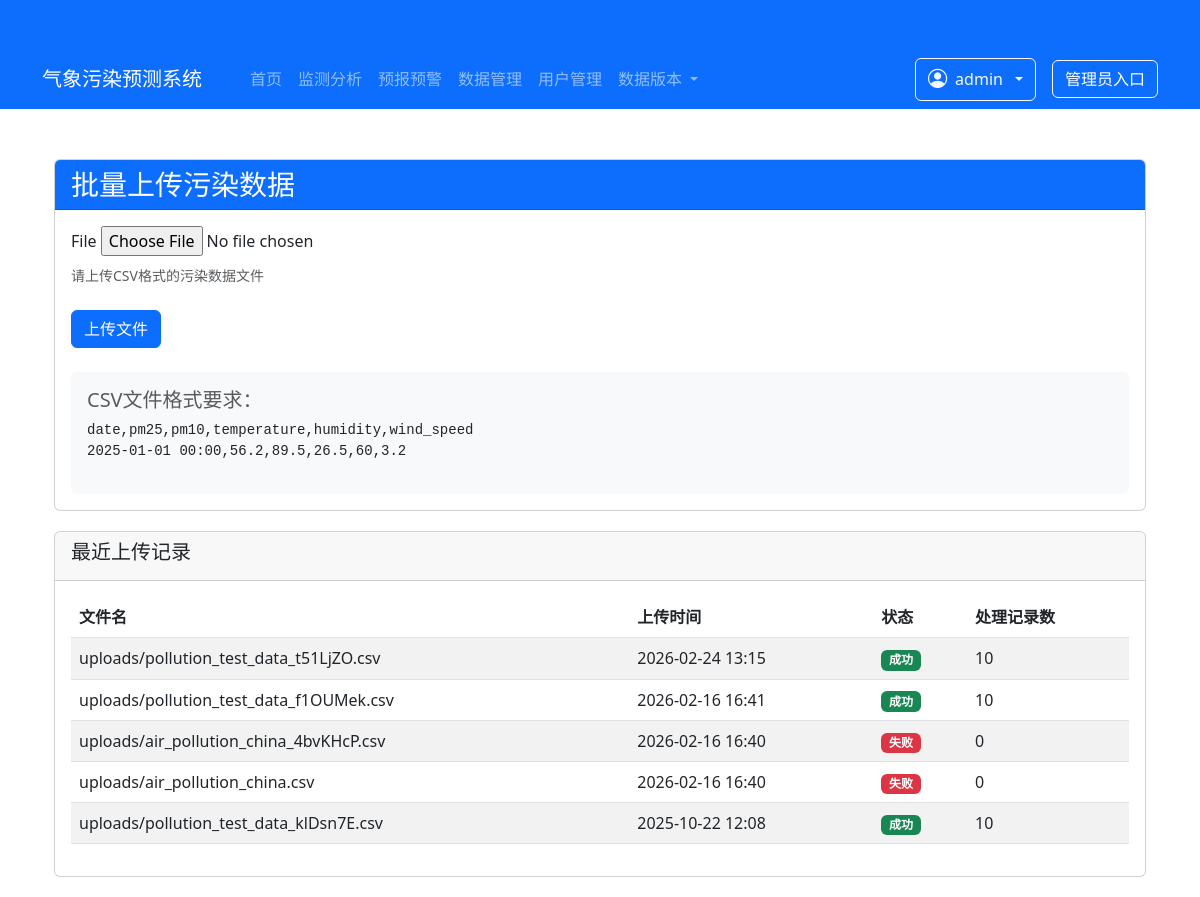
The page /upload/ (signed in) on the database its author committed.
### pollution_app/models.py (models this page shows, shortened)
class DataUpload(models.Model):
    file = models.FileField(upload_to='uploads/')
    upload_date = models.DateTimeField(auto_now_add=True)
    status = models.CharField(max_length=20, default='处理中')
    records_processed = models.IntegerField(default=0)
    error_message = models.TextField(blank=True, null=True)
    pollution_data = models.ForeignKey(
        PollutionData,
        on_delete=models.SET_NULL,
        blank=True,
        null=True,
        verbose_name="关联的污染数据"
    )
    class Meta:
        verbose_name = "数据上传记录"
        verbose_name_plural = "数据上传记录"

### pollution_app/views.py (the view)
# urls.py: path('upload/', views.upload_data, name='upload_data'),  # 数据上传
def upload_data(request):
    if request.method == 'POST':
        form = DataUploadForm(request.POST, request.FILES)
        if form.is_valid():
            upload = form.save(commit=False)
            upload.status = '处理中'
            upload.save()
            try:
                with open(upload.file.path, 'rb') as f:
                    result = chardet.detect(f.read(10000))
                    file_encoding = result['encoding'] or 'utf-8'
                with open(upload.file.path, 'r', encoding=file_encoding) as file:
                    reader = csv.DictReader(file)
                    records = []
                    count = 0
                    for row in reader:
                        try:
                            date_val = pd.to_datetime(row['date'])
                            pm25 = float(row['pm25'])
                            pm10 = float(row['pm10'])
                            no2 = float(row.get('no2', 0))
                            so2 = float(row.get('so2', 0))
                            o3 = float(row.get('o3', 0))
                            co = float(row.get('co', 0))
                            temperature = float(row['temperature'])
                            humidity = float(row['humidity'])
                            wind_speed = float(row.get('wind_speed', 0))
                            wind_direction = float(row.get('wind_direction', 0))
                            pressure = float(row.get('pressure', 0))
                            precipitation = float(row.get('precipitation', 0))
                        except (KeyError, ValueError) as e:
                            upload.status = '失败'
                            upload.error_message = f"第 {count + 1} 行数据格式错误: {str(e)}"
                            upload.save()
                            messages.error(request, f"上传失败: {upload.error_message}")
                            return redirect('upload_data')
                        records.append(PollutionData(
                            date=date_val,
                            pm25=pm25,
                            pm10=pm10,
                            no2=no2,
                            so2=so2,
                            o3=o3,
                            co=co,
                            temperature=temperature,
                            humidity=humidity,
                            wind_speed=wind_speed
                        ))
                        count += 1
                        if count % 1000 == 0:
                            with transaction.atomic():
                                PollutionData.objects.bulk_create(records)
                            records = []
                    if records:
                        with transaction.atomic():
                            PollutionData.objects.bulk_create(records)
                    upload.status = '成功'
                    upload.records_processed = count
                    upload.save()
                    messages.success(request, f"成功导入 {count} 条记录")
                    return redirect('upload_data')
            except Exception as e:
                upload.status = '失败'
                upload.error_message = str(e)
                upload.save()
                messages.error(request, f"上传失败: {str(e)}")
                return redirect('upload_data')
    else:
        form = DataUploadForm()
    recent_uploads = DataUpload.objects.order_by('-upload_date')[:5]
    return render(request, 'pollution_app/upload_data.html', {
        'form': form,
        'recent_uploads': recent_uploads
    })

### pollution_app/forms.py
class DataUploadForm(forms.ModelForm):
    class Meta:
        model = DataUpload
        fields = ['file']
        widgets = {
            'file': forms.FileInput(attrs={'accept': '.csv'})
        }

### pollution_app/templates/pollution_app/upload_data.html (shortened to what this page needs)
{% extends 'pollution_app/base.html' %}
{% block content %}
<div class="container">
    <div class="card">
        <div class="card-header bg-primary text-white">
            <h3 class="mb-0">批量上传污染数据</h3>
        </div>
        <div class="card-body">
            <form method="post" enctype="multipart/form-data">
                <div class="mb-4">
                    <label for="{{ form.file.id_for_label }}" class="form-label">
                        {{ form.file.label }}
                    </label>
                    {{ form.file }}
                    <div class="form-text">请上传CSV格式的污染数据文件</div>
                </div>
                <button type="submit" class="btn btn-primary">
                    上传文件
                </button>
            </form>
            <div class="mt-4 bg-light p-3 rounded">
                <h5 class="text-muted">CSV文件格式要求：</h5>
                <pre class="mb-0">date,pm25,pm10,temperature,humidity,wind_speed</pre>
                <pre>2025-01-01 00:00,56.2,89.5,26.5,60,3.2</pre>
            </div>
        </div>
    </div>
    {% if recent_uploads %}
    <div class="card">
        <div class="card-header">
            <h5>最近上传记录</h5>
        </div>
        <div class="card-body">
            <div class="table-responsive">
                <table class="table table-striped">
                    <thead>
                        <tr>
                            <th>文件名</th>
                            <th>上传时间</th>
                            <th>状态</th>
                            <th>处理记录数</th>
                        </tr>
                    </thead>
                    <tbody>
                        {% for upload in recent_uploads %}
                        <tr>
                            <td>{{ upload.file.name }}</td>
                            <td>{{ upload.upload_date|date:"Y-m-d H:i" }}</td>
                            <td>
                                {% if upload.status == '成功' %}
                                <span class="badge bg-success">{{ upload.status }}</span>
                                {% elif upload.status == '失败' %}
                                <span class="badge bg-danger">{{ upload.status }}</span>
                                {% else %}
                                <span class="badge bg-warning">{{ upload.status }}</span>
                                {% endif %}
                            </td>
                            <td>{{ upload.records_processed }}</td>
                        </tr>
                        {% endfor %}
                    </tbody>
                </table>
            </div>
        </div>
    </div>
    {% endif %}
</div>
{% endblock %}

### pollution_app/templates/pollution_app/base.html (shortened to what this page needs)
<!DOCTYPE html>
<html lang="zh-CN">
<head>
    <link href="https://cdn.jsdelivr.net/npm/bootstrap@5.3.0/dist/css/bootstrap.min.css" rel="stylesheet">
    <link rel="stylesheet" href="https://cdn.jsdelivr.net/npm/bootstrap-icons@1.10.5/font/bootstrap-icons.css">
</head>
<body>
    <nav class="navbar navbar-expand-lg navbar-dark bg-primary">
        <div class="container">
            <a class="navbar-brand" href="/">气象污染预测系统</a>
            <div class="collapse navbar-collapse" id="mainNavbar">
                <ul class="navbar-nav me-auto mx-4">
                    <li class="nav-item">
                        <a class="nav-link {% if request.path == '/' %}active{% endif %}" href="/">首页</a>
                    </li>
                    <li class="nav-item">
                        <a class="nav-link {% if '/monitoring/' in request.path %}active{% endif %}"
                           href="{% url 'monitoring_analysis' %}">监测分析</a>
                    </li>
                    <li class="nav-item">
                        <a class="nav-link {% if '/forecast/' in request.path %}active{% endif %}"
                           href="{% url 'air_pollution_forecast' %}">预报预警</a>
                    </li>
                    <li class="nav-item">
                        <a class="nav-link {% if '/data-management/' in request.path %}active{% endif %}"
                           href="{% url 'data_management' %}">数据管理</a>
                    </li>
                    <li class="nav-item">
                        <a class="nav-link {% if '/system/users/' in request.path %}active{% endif %}"
                           href="{% url 'user_management' %}">用户管理</a>
                    </li>
                    <li class="nav-item dropdown">
                        <a class="nav-link dropdown-toggle {% if '/data-version/' in request.path %}active{% endif %}" href="#" role="button" data-bs-toggle="dropdown" aria-expanded="false">
                            数据版本
                        </a>
                    </li>
                </ul>
                <div class="d-flex align-items-center gap-3">
                    {% if user.is_authenticated %}
                        <div class="dropdown">
                            <button class="btn btn-outline-light dropdown-toggle d-flex align-items-center gap-2"
                                    type="button" data-bs-toggle="dropdown" aria-expanded="false">
                                <i class="bi bi-person-circle" style="font-size: 1.2rem;"></i>
                                <span>{{ user.username }}</span>
                            </button>
                        </div>
                    {% else %}
                        <a href="{% url 'login' %}" class="text-white btn btn-outline-light">登录</a>
                    {% endif %}
                    <a href="{% url 'system_settings' %}" class="text-white btn btn-outline-light">管理员入口</a>
                </div>
            </div>
        </div>
    </nav>
    <div class="container">
        {% block content %}{% endblock %}
    </div>
</body>
</html>

### pollution_app/templates/pollution_app/upload_data.html (style rules this page uses)
.container { margin-top: 50px; }
.card { margin-bottom: 20px; }
.table-responsive { max-height: 300px; }

### rows shown on the page
DataUpload: file.name "uploads/pollution_test_data_t51LjZO.csv", upload_date "2026-02-24 13:15", status "成功", records_processed "10"
DataUpload: file.name "uploads/pollution_test_data_f1OUMek.csv", upload_date "2026-02-16 16:41", status "成功", records_processed "10"
DataUpload: file.name "uploads/air_pollution_china_4bvKHcP.csv", upload_date "2026-02-16 16:40", status "失败", records_processed "0"
DataUpload: file.name "uploads/air_pollution_china.csv", upload_date "2026-02-16 16:40", status "失败", records_processed "0"
DataUpload: file.name "uploads/pollution_test_data_klDsn7E.csv", upload_date "2025-10-22 12:08", status "成功", records_processed "10"

### other values the page prints
{{ user.username }} "admin"
